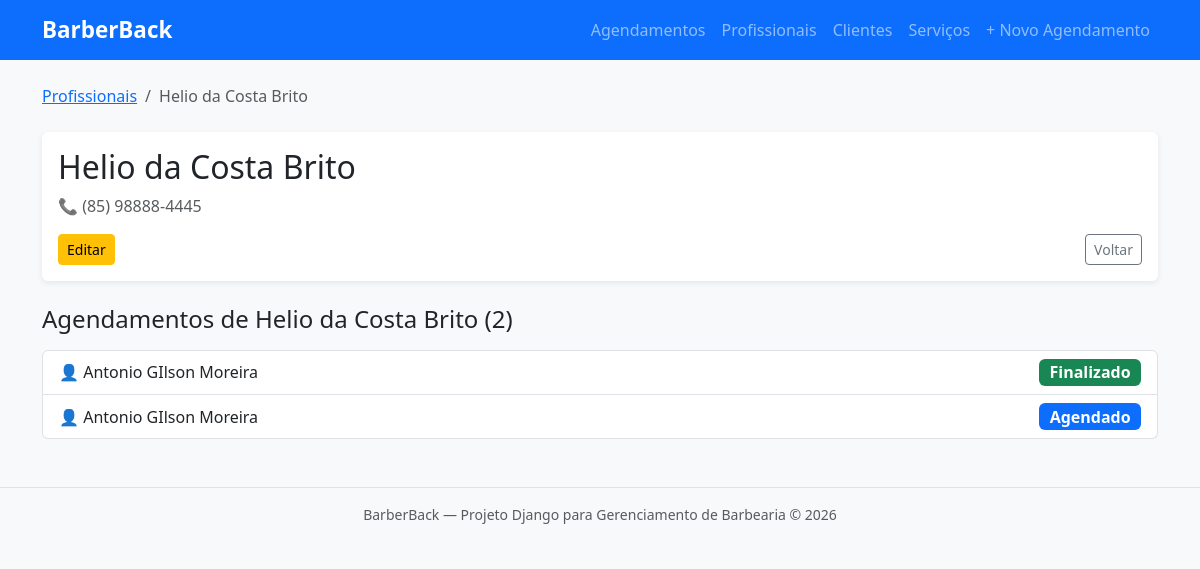
Screenshot of /profissionais/2/ with the database file from the repository.
### barbearia/models.py (models this page shows, shortened)
class Profissional(models.Model):
    nome = models.CharField(
        max_length=200,
        verbose_name='Nome completo'
    )
    cpf = models.CharField(
        max_length=14,
        unique=True,
        verbose_name='CPF'
    )
    telefone = models.CharField(
        max_length=20,
        blank=True,
        verbose_name='Telefone'
    )
    data_cadastro = models.DateTimeField(
        auto_now_add=True,
        verbose_name='Data de cadastro'
    )
    obs = models.TextField(
        blank=True,
        verbose_name='Observações adicionais'
    )
    class Meta:
        verbose_name = 'Profissional'
        verbose_name_plural = 'Profissionais'
        ordering = ['nome']

class Agendamento(models.Model):
    cliente = models.ForeignKey(
        'Cliente',
        on_delete=models.CASCADE,
        verbose_name='Cliente',
        related_name='agendamentos'
    )
    profissional = models.ForeignKey(
        'Profissional',
        on_delete=models.CASCADE,
        verbose_name='Profissional',
        related_name='agendamentos'
    )
    servico = models.ForeignKey(
        'Servico',
        on_delete=models.SET_NULL,
        null=True,
        blank=True,
        verbose_name='Serviço',
        related_name='agendamentos'
    )
    data_agendamento = models.DateField(
        verbose_name='Data do agendamento'
    )
    hora_agendamento = models.TimeField(
        verbose_name='Hora do agendamento'
    )
    obs = models.TextField(
        blank=True,
        verbose_name='Observações adicionais'
    )
    status = models.CharField(
        max_length=20,
        choices=[
            ('AGENDADO', 'Agendado'),
            ('FINALIZADO', 'Finalizado'),
            ('CANCELADO', 'Cancelado'),
        ],
        default='AGENDADO',
        verbose_name='Status do agendamento'
    )
    class Meta:
        verbose_name = 'Agendamento'
        verbose_name_plural = 'Agendamentos'
        ordering = ['data_agendamento']    # Ordena pela data do agendamento

class Cliente(models.Model):
    nome = models.CharField(
        max_length=200,
        verbose_name='Nome completo'
    )
    cpf = models.CharField(
        max_length=11,
        unique=True,
        verbose_name='CPF'
    )
    telefone = models.CharField(
        max_length=11,
        blank=True,
        verbose_name='Telefone'
    )
    data_cadastro = models.DateTimeField(
        auto_now_add=True,
        verbose_name='Data de cadastro'
    )
    obs = models.TextField(
        blank=True,
        verbose_name='Observações adicionais'
    )
    class Meta:
        verbose_name = 'Cliente'
        verbose_name_plural = 'Clientes'
        ordering = ['data_cadastro']  # Ordena pela data de cadastro.

### barbearia/views.py (the view)
# urls.py: path('profissionais/<int:pk>/', views.profissional_detalhe, name='profissional_detalhe'),
def profissional_detalhe(request, pk):
    profissional = get_object_or_404(Profissional, pk=pk)
    context = {
        'profissional': profissional,
    }
    return render(request, 'barbearia/profissional/profissional_detalhe.html', context)

### barbearia/templatetags/clientes_custom_filters.py (called while the page is built)
@register.filter
def format_phone(value):
    phone = str(value).strip()
    if len(phone) == 11:
        return f"({phone[:2]}) {phone[2:7]}-{phone[7:]}"
    if len(phone) == 10:
        return f"({phone[:2]}) {phone[2:6]}-{phone[6:]}"
    return value

### barbearia/templates/barbearia/profissional/profissional_detalhe.html (shortened to what this page needs)
{% extends "barbearia/base.html" %}
{% load clientes_custom_filters %}
{% block conteudo %}
<nav aria-label="breadcrumb" class="mb-4">
    <ol class="breadcrumb">
        <li class="breadcrumb-item"><a href="{% url 'profissional_lista' %}">Profissionais</a></li>
        <li class="breadcrumb-item active">{{ profissional.nome }}</li>
    </ol>
</nav>
<div class="card mb-4">
    <div class="card-body">
        <h1 class="h2">{{ profissional.nome }}</h1>
        {% if profissional.telefone %}
            <p class="text-muted">📞 {{ profissional.telefone|format_phone }}</p>
        {% endif %}
        <div class="d-flex gap-2 mt-3">
            <a href="{% url 'profissional_editar' profissional.pk %}" class="btn btn-warning btn-sm">Editar</a>
            <a href="{% url 'profissional_lista' %}" class="btn btn-outline-secondary btn-sm ms-auto">Voltar</a>
        </div>
    </div>
</div>
<h3 class="h4 mb-3">Agendamentos de {{ profissional.nome }} ({{ profissional.agendamentos.count }})</h3>
{% if profissional.agendamentos.all %}
    <div class="list-group">
        {% for agendamento in profissional.agendamentos.all %}
        <a href="{% url 'agendamento_detalhe' agendamento.pk %}" class="list-group-item list-group-item-action d-flex justify-content-between align-items-center">
            <span>
                👤 {{ agendamento.cliente.nome }}
            </span>
            {% if agendamento.status == 'AGENDADO' %}
                <span class="badge bg-primary fs-6">Agendado</span>
            {% elif agendamento.status == 'FINALIZADO' %}
                <span class="badge bg-success fs-6">Finalizado</span>
            {% else %}
                <span class="badge bg-danger fs-6">Cancelado</span>
            {% endif %}
        </a>
        {% endfor %}
    </div>
{% else %}
    <p class="text-muted">Nenhum agendamento cadastrado para este profissional.</p>
{% endif %}
{% endblock %}

### barbearia/templates/barbearia/base.html (style rules this page uses)
body { background-color: #f8f9fa; }
.card { box-shadow: 0 2px 6px rgba(0,0,0,0.08); border: none; }

### rows the page displays
Profissional: nome "Helio da Costa Brito", telefone "(85) 98888-4445", agendamentos.count "2"
Agendamento: cliente.nome "Antonio GIlson Moreira", status "Finalizado"
Agendamento: cliente.nome "Antonio GIlson Moreira", status "Agendado"
